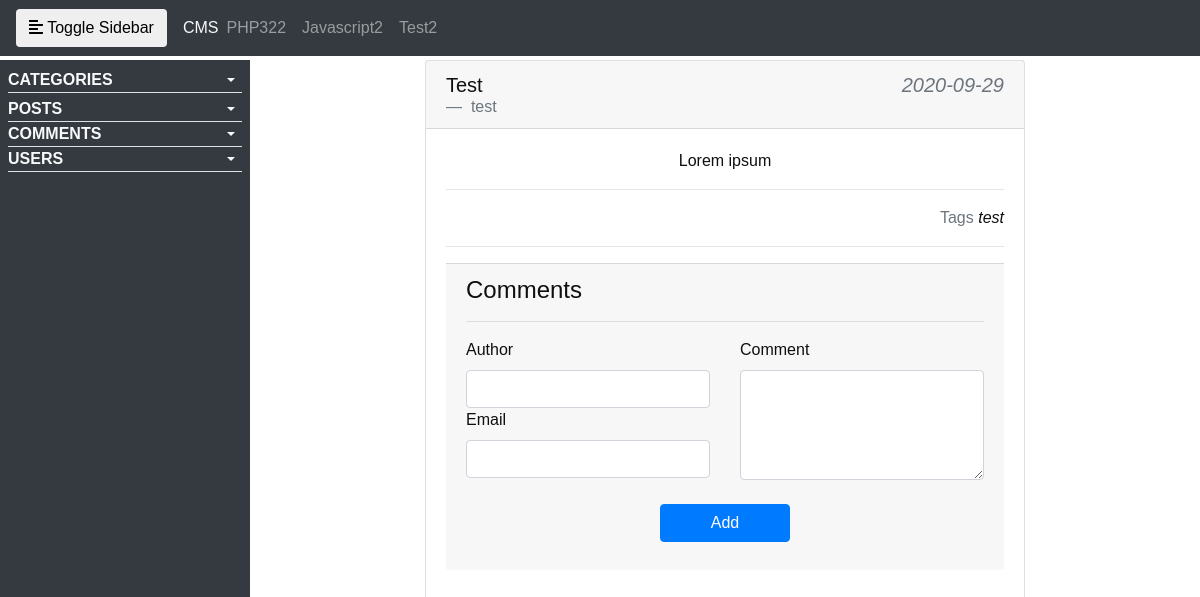
Screenshot of /admin/index.php?action=show&id=46 with the database file from the repository.
### tables this page shows
CREATE TABLE `categories` (
  `id` int(3) NOT NULL,
  `name` varchar(255) NOT NULL
);

CREATE TABLE `posts` (
  `id` int(3) NOT NULL,
  `category_id` int(3) NOT NULL,
  `title` varchar(255) NOT NULL,
  `author` varchar(255) NOT NULL,
  `date` date NOT NULL,
  `image` text NOT NULL,
  `content` text NOT NULL,
  `tags` varchar(255) NOT NULL,
  `comment_count` int(10) NOT NULL,
  `status` varchar(255) NOT NULL
);

### admin/index.php (called while the page is built)
<?php
include "posts/index.php";

### components/funcs.php (called while the page is built, shortened)
<?php
function getPostById($id)
{
    global $connection;
    $query = "SELECT * FROM posts WHERE id = {$id}";
    $select_post_by_id_query = mysqli_query($connection, $query);
    return mysqli_fetch_assoc($select_post_by_id_query);
}

### admin/includes/data/posts/show_post.php (the view, shortened to what this page needs)
<?php
$post = getPostById($_GET['id']);
?>
<div class="card w-50 mx-auto">
    <h5 class="card-header">
        <div class="clearfix">
            <span class="float-left"><?= $post['title'] ?></span>
            <span class="float-right text-muted font-italic"><?= $post['date'] ?></span>
        </div>
        <div class="blockquote-footer">
            <?= $post['author'] ?>
        </div>
    </h5>
    <div class="card-body">
        <div class="card-text text-center">
            <?= $post['content'] ?>
        </div>
        <hr>
        <div class="card-text">
            <div class="row">
                <div class="col-12">
                    <div class="float-right">
                        <span class="text-muted">
                            Tags
                        </span>
                        <span class="font-italic">
                            <?= $post['tags'] ?>
                        </span>
                    </div>
                </div>
            </div>
        </div>
        <hr>
        <div class="card-footer">
            <h4>Comments</h4>
            <hr>
            <form method="post" action="index.php">
                <div class="row">
                    <div class="col-6">
                        <label for="Author">Author</label>
                        <input type="text" name="author" class="form-control">
                        <label for="Email">Email</label>
                        <input type="text" name="email" class="form-control">
                    </div>
                    <div class="col-6">
                        <label for="Comment">Comment</label>
                        <textarea name="content" class="form-control" id="" cols="30" rows="4"></textarea>
                    </div>
                </div>
                <div class="row">
                    <div class="col-12 text-center mt-4">
                        <input type="submit" class="btn btn-primary w-25" name="add_comment" value="Add">
                    </div>
                </div>
            </form>
        </div>
    </div>
</div>

### admin/includes/navigation.php (shortened to what this page needs)
<nav class="navbar navbar-expand-lg navbar-dark bg-dark mb-1">
  <button type="button" id="sidebarCollapse" class="btn btn-outline-white mr-3">
    <i class="fas fa-align-left"></i>
    <span>Toggle Sidebar</span>
  </button>
  <a class="text-light" class="text-light" href="/cms/admin" class="navbar-brand">CMS</a>
  <div class="collapse navbar-collapse" id="navbarNav">
    <ul class="navbar-nav mr-auto mt-2 mt-lg-0">
      <?php
      $query = 'SELECT * FROM categories';
      $select_all_categories_query = mysqli_query($connection, $query);
      while ($row = mysqli_fetch_assoc($select_all_categories_query)) {
        echo '<li class="nav-item">
                <a href="" class="nav-link">' . $row['name'] . '</a>
                </li>';
      }
      ?>
    </ul>
  </div>
</nav>

### css/facss/all.css (style rules this page uses)
.fa, .fas, .far, .fal, .fad, .fab { -moz-osx-font-smoothing: grayscale; -webkit-font-smoothing: antialiased; display: inline-block; font-style: normal; font-variant: normal; text-rendering: auto; line-height: 1; }
.fa-align-left:before { content: "\f036"; }
.fa, .fas { font-family: 'Font Awesome 5 Free'; font-weight: 900; }

### css/main.css (style rules this page uses)
body { margin: 0; padding: 0; background-color: #ffffff; color: #0f0f0f; height: 100%; font-family: sans-serif !important; }

### rows the page displays
categories: name "PHP322"
categories: name "Javascript2"
categories: name "Test2"
posts: title "Test", date "2020-09-29", author "test", content "Lorem ipsum", tags "test"
